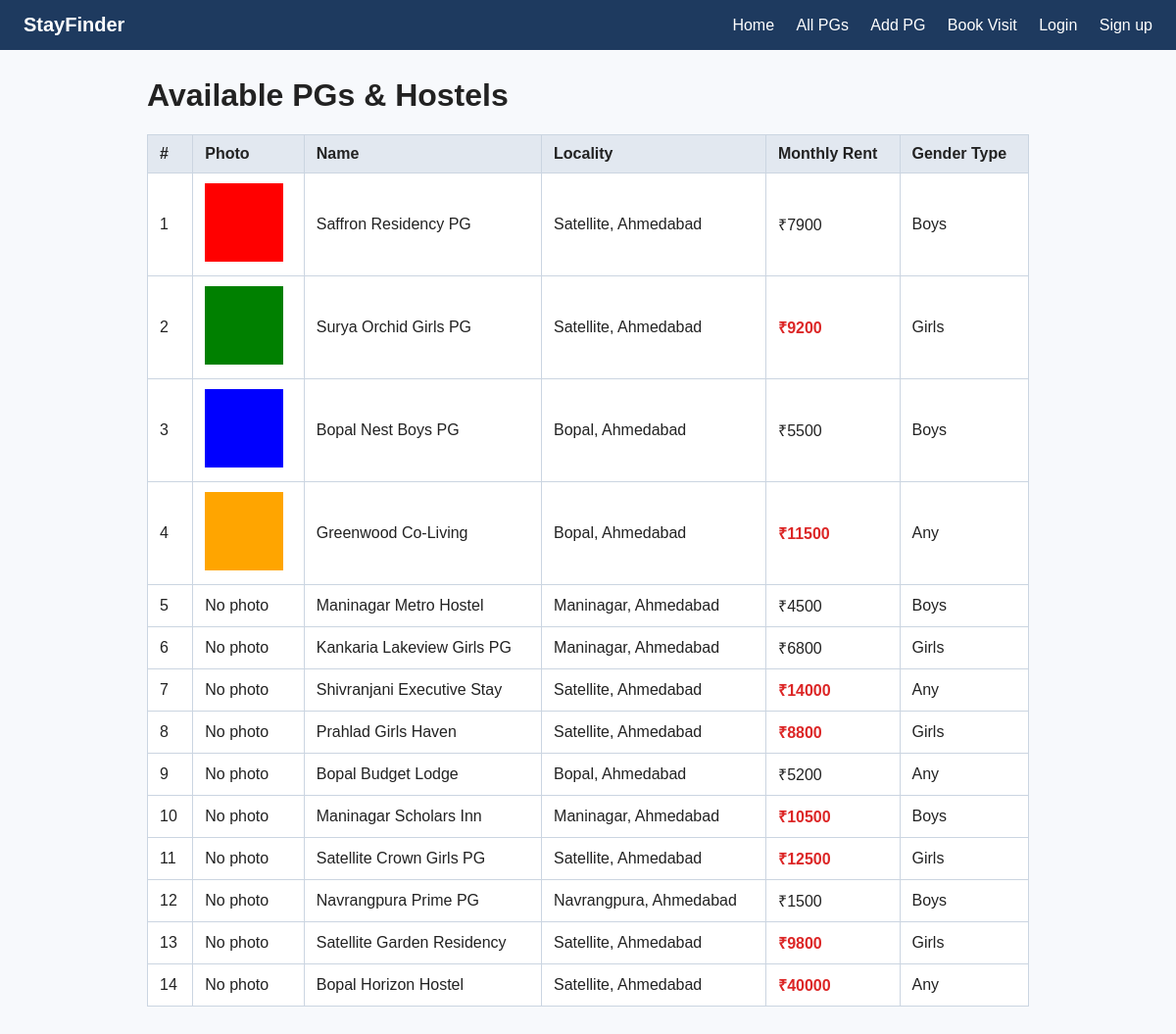
Page /pgs/ on the committed database.
### listings/models.py (models this page shows, shortened)
class PG(models.Model):
    GENDER_CHOICES = [
        ('Boys', 'Boys'),
        ('Girls', 'Girls'),
        ('Any', 'Any'),
    ]
    name = models.CharField(max_length=80)
    locality = models.ForeignKey(Locality, on_delete=models.CASCADE)
    monthly_rent = models.PositiveIntegerField()
    gender_type = models.CharField(max_length=10, choices=GENDER_CHOICES)
    available_beds = models.PositiveSmallIntegerField()
    photo = models.ImageField(upload_to='pg_photos/', blank=True)

class Locality(models.Model):
    name = models.CharField(max_length=60)
    city = models.CharField(max_length=40)
    class Meta:
        verbose_name_plural = 'Localities'
    def __str__(self):
        return f'{self.name}, {self.city}'

### listings/views.py (the view)
# urls.py: path('pgs/', views.pg_list, name='pg_list'),
def pg_list(request):
    pgs = PG.objects.all()
    return render(request, 'listings/pg_list.html', {'pgs': pgs})

### listings/templates/listings/pg_list.html (shortened to what this page needs)
{% extends 'listings/base.html' %}
{% block content %}
<h1>Available PGs &amp; Hostels</h1>
<table class="pg-table">
    <thead>
        <tr>
            <th>#</th>
            <th>Photo</th>
            <th>Name</th>
            <th>Locality</th>
            <th>Monthly Rent</th>
            <th>Gender Type</th>
        </tr>
    </thead>
    <tbody>
        {% for pg in pgs %}
        <tr>
            <td>{{ forloop.counter }}</td>
            <td>
                {% if pg.photo %}
                    <img src="{{ pg.photo.url }}" alt="{{ pg.name }}" width="80" height="80" style="object-fit: cover;">
                {% else %}
                    No photo
                {% endif %}
            </td>
            <td>{{ pg.name }}</td>
            <td>{{ pg.locality }}</td>
            <td class="{% if pg.monthly_rent > 8000 %}costly{% endif %}">₹{{ pg.monthly_rent }}</td>
            <td>{{ pg.gender_type }}</td>
        </tr>
        {% endfor %}
    </tbody>
</table>
{% endblock %}

### listings/templates/listings/base.html (shortened to what this page needs)
{% load static %}
<!DOCTYPE html>
<html lang="en">
<head>
    <link rel="stylesheet" href="{% static 'listings/css/style.css' %}">
</head>
<body>
    <nav class="navbar">
        <span class="brand">StayFinder</span>
        <div class="nav-links">
            <a href="{% url 'home' %}">Home</a>
            <a href="{% url 'pg_list' %}">All PGs</a>
            <a href="{% url 'add_pg' %}">Add PG</a>
            <a href="{% url 'visit_request' %}">Book Visit</a>
            {% if user.is_authenticated %}
                <a href="{% url 'profile_edit' %}">
                    {% if user.profile.photo %}
                        <img src="{{ user.profile.photo.url }}" alt="{{ user.username }}" width="28" height="28" style="border-radius: 50%; vertical-align: middle; object-fit: cover;">
                    {% else %}
                        <span>No photo</span>
                    {% endif %}
                    Hello, {{ user.username }}
                </a>
                <a href="{% url 'logout' %}">Logout</a>
            {% else %}
                <a href="{% url 'login' %}">Login</a>
                <a href="{% url 'signup' %}">Sign up</a>
            {% endif %}
        </div>
    </nav>
    <main class="container">
        {% block content %}{% endblock %}
    </main>
</body>
</html>

### listings/static/listings/css/style.css (style rules this page uses)
body { font-family: Arial, sans-serif; margin: 0; background-color: #f7f9fc; color: #222; }
.navbar { background-color: #1e3a5f; color: #ffffff; padding: 14px 24px; display: flex; justify-content: space-between; align-items: center; }
.navbar .brand { font-size: 1.25rem; font-weight: bold; }
.navbar .nav-links a { color: #ffffff; text-decoration: none; margin-left: 18px; }
.container { max-width: 900px; margin: 28px auto; padding: 0 16px; }
.pg-table { width: 100%; border-collapse: collapse; background-color: #ffffff; }
.pg-table th, .pg-table td { border: 1px solid #cbd5e1; padding: 10px 12px; text-align: left; }
.pg-table th { background-color: #e2e8f0; }
.costly { color: #dc2626; font-weight: bold; }

### rows in the picture
PG: photo (picture), name "Saffron Residency PG", locality "Satellite, Ahmedabad", monthly_rent "7900", gender_type "Boys"
PG: photo (picture), name "Surya Orchid Girls PG", locality "Satellite, Ahmedabad", monthly_rent "9200", gender_type "Girls"
PG: photo (picture), name "Bopal Nest Boys PG", locality "Bopal, Ahmedabad", monthly_rent "5500", gender_type "Boys"
PG: photo (picture), name "Greenwood Co-Living", locality "Bopal, Ahmedabad", monthly_rent "11500", gender_type "Any"
PG: photo "No photo", name "Maninagar Metro Hostel", locality "Maninagar, Ahmedabad", monthly_rent "4500", gender_type "Boys"
PG: photo "No photo", name "Kankaria Lakeview Girls PG", locality "Maninagar, Ahmedabad", monthly_rent "6800", gender_type "Girls"
PG: photo "No photo", name "Shivranjani Executive Stay", locality "Satellite, Ahmedabad", monthly_rent "14000", gender_type "Any"
PG: photo "No photo", name "Prahlad Girls Haven", locality "Satellite, Ahmedabad", monthly_rent "8800", gender_type "Girls"
PG: photo "No photo", name "Bopal Budget Lodge", locality "Bopal, Ahmedabad", monthly_rent "5200", gender_type "Any"
PG: photo "No photo", name "Maninagar Scholars Inn", locality "Maninagar, Ahmedabad", monthly_rent "10500", gender_type "Boys"
PG: photo "No photo", name "Satellite Crown Girls PG", locality "Satellite, Ahmedabad", monthly_rent "12500", gender_type "Girls"
PG: photo "No photo", name "Navrangpura Prime PG", locality "Navrangpura, Ahmedabad", monthly_rent "1500", gender_type "Boys"
PG: photo "No photo", name "Satellite Garden Residency", locality "Satellite, Ahmedabad", monthly_rent "9800", gender_type "Girls"
PG: photo "No photo", name "Bopal Horizon Hostel", locality "Satellite, Ahmedabad", monthly_rent "40000", gender_type "Any"
